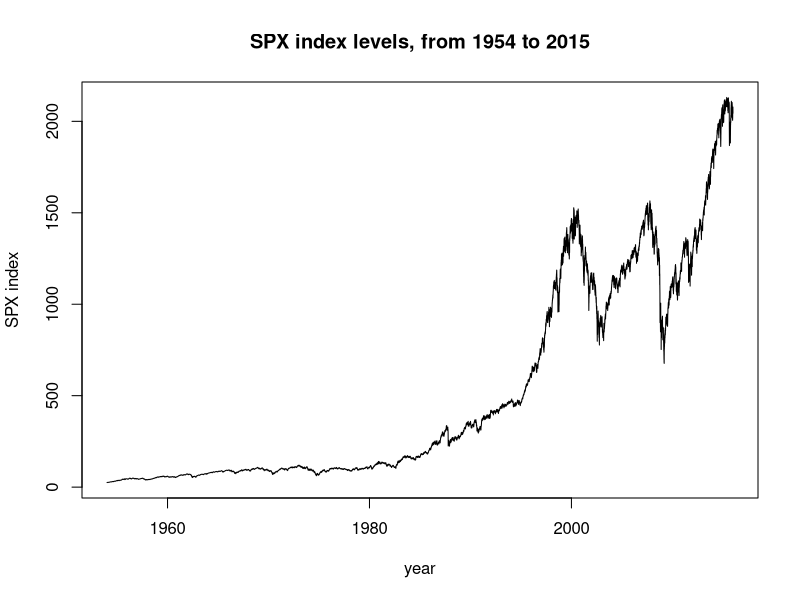
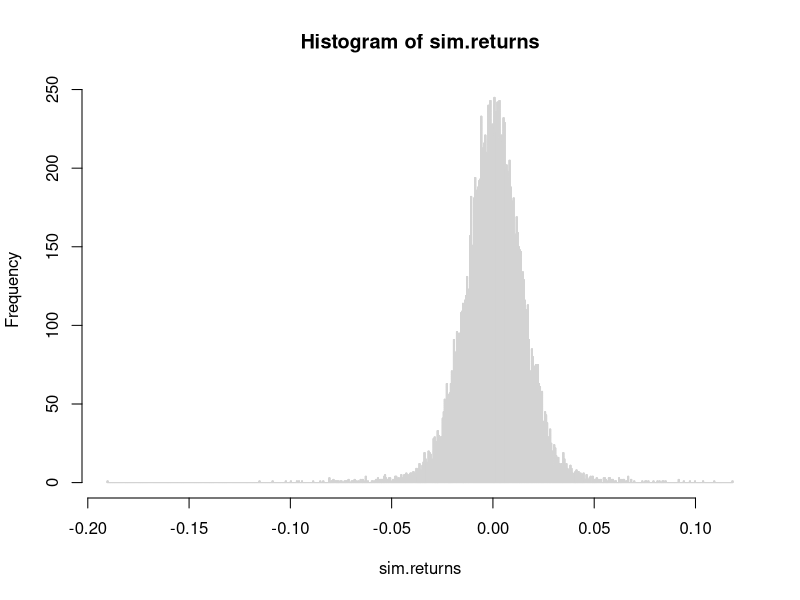
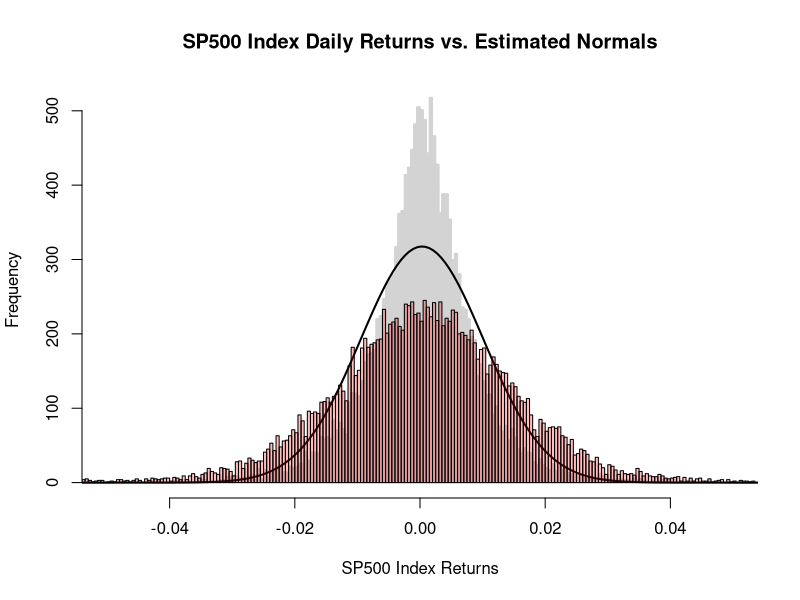

The R source for these figures, in order:
setwd('C:\\Users\\ranzhao\\Documents\\Empirical-Asset-Pricing\\Assignment 1')
setwd('D:\\PhD FE\\Empirical-Asset-Pricing\\Assignment 1')


# Data loading
#require(ggplot2)
spx_index_values = read.csv('spx_index_values.csv', header = TRUE)
plot(as.Date(as.character(spx_index_values$Date), "%m/%d/%Y"), spx_index_values$SPX.Index, type='l', 
     main='SPX index levels, from 1954 to 2015',
     xlab='year', ylab='SPX index')

# calculate the return series
spx_index_values$Return = rep(0, dim(spx_index_values)[1])
spx_index_values$Return[2:length(spx_index_values$Return)] = 
  spx_index_values$SPX.Index[2:length(spx_index_values$SPX.Index)] / 
  spx_index_values$SPX.Index[1:(length(spx_index_values$SPX.Index)-1)] - 1

# calculation empirical moments
return.data = spx_index_values$Return
n.length = length(return.data)
emp.moment.1 = mean(return.data)
emp.moment.2 = 1/(n.length-1)*sum((return.data - emp.moment.1)^2)
emp.moment.4 = 1/(n.length-1)*sum((return.data - emp.moment.1)^4)
emp.moment.6 = 1/(n.length-1)*sum((return.data - emp.moment.1)^6)

# optimization function
moment.diff = function(data.input){
  mu = data.input[1]
  sigma.square = data.input[2]
  lambda = data.input[3]
  delta.square = data.input[4]
  
  theo.moment.1 = mu - sigma.square / 2
  theo.moment.2 = sigma.square + lambda * delta.square
  theo.moment.4 = 3 * ((sigma.square+lambda*delta.square)^2 + lambda*delta.square^2)
  theo.moment.6 = 15 * ((sigma.square+lambda*delta.square)^2 + 3*lambda*delta.square*(sigma.square+lambda*delta.square)+lambda*delta.square^3)
  
  least.square.obj = (theo.moment.1 - emp.moment.1)^2 + 100*(theo.moment.2 - emp.moment.2)^2 + 10000*(theo.moment.4 - emp.moment.4)^2 + 10000*(theo.moment.6 - emp.moment.6)^2
  return(least.square.obj)
}

# parameter calibration
output = optim(c(0, 0.006, 0.03, 0.005), moment.diff)
output$par

mu = output$par[1]
sigma.square = output$par[2]
lambda = output$par[3]
delta.square = output$par[4]

theo.moment.1 = mu - sigma.square / 2
theo.moment.2 = sigma.square + lambda * delta.square
theo.moment.4 = 3 * ((sigma.square+lambda*delta.square)^2 + lambda*delta.square^2)
theo.moment.6 = 15 * ((sigma.square+lambda*delta.square)^2 + 3*lambda*delta.square*(sigma.square+lambda*delta.square)+lambda*delta.square^3)

theo.out = c(theo.moment.1, theo.moment.2, theo.moment.4, theo.moment.6)
empi.out = c(emp.moment.1, emp.moment.2, emp.moment.4, emp.moment.6)
diff.out = empi.out - theo.out
perg.out = diff.out / theo.out

cbind(theo.out, empi.out, diff.out, perg.out)


# well specified
g=spx_index_values$Return

sim.returns = spx_index_values$Return
for (i in 3:length(sim.returns)){
  sim.returns[i] = sim.returns[i] + mu - 0.5*sigma.square + (sqrt(sigma.square)-lambda*sqrt(abs(delta.square)))*rnorm(1) + sum(runif(1)<lambda)*rnorm(1, 0, sqrt(abs(delta.square)))
}

p2<-hist(sim.returns, breaks=500, density=500) 

h<-hist(g, breaks=500, density=500, col="lightgray", xlab="SP500 Index Returns", main="SP500 Index Daily Returns vs. Estimated Normals",
        xlim=range(c(-0.05,0.05))) 
xfit<-seq(min(g),max(g),length=500) 
yfit<-dnorm(xfit,mean=mean(g),sd=sd(g)) 
yfit <- yfit*diff(h$mids[1:2])*length(g) 
lines(xfit, yfit, col="black", lwd=2)
plot( p2, col=rgb(1,0,0,1/4), xlim=c(-0.05,0.05), add=T)  # second
legend(-1, 1.9, c("a", "b", "c"))
